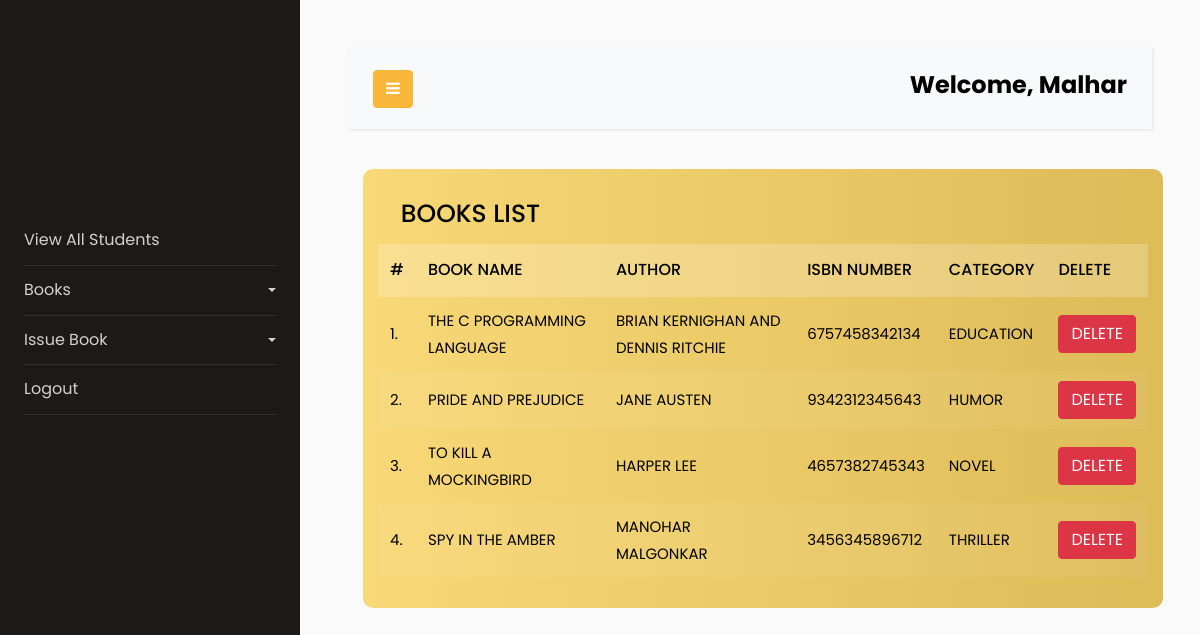
Page /view_books/ (signed in) on the committed database.
### library/models.py (models this page shows, shortened)
class Book(models.Model):
    name = models.CharField(max_length=200)
    author = models.CharField(max_length=200)
    isbn = models.PositiveIntegerField()
    category = models.CharField(max_length=50)

### library/views.py (the view)
# urls.py: path("view_books/", views.view_books, name="view_books"),
@login_required(login_url='/admin_login')
def view_books(request):
    books = Book.objects.all()
    return render(request, "view_books.html", {'books': books})

### library/templates/view_books.html
{% extends 'admin_navbar.html' %}
{% load static %}
{% block body %}
<div class="container" style="margin-left: -0%;">
    <div class="row">
        <div class="col-md-offset-1 col-md-10">
            <div class="panel" style="width: 125%;">
                <div class="panel-heading">
                    <div class="row">
                        <div class="col col-sm-3 col-xs-12">
                            <h4 class="title">Books List</h4>
                        </div>
                    </div>
                </div>
                <div class="panel-body table-responsive" style="font-size: medium;">
                    <table class="table">
                        <thead>
                            <tr>
                                <th>#</th>
                                <th>Book Name</th>
                                <th>Author</th>
                                <th>ISBN Number</th>
                                <th>Category</th>
                                <th>Delete</th>
                            </tr>
                        </thead>
                        <tbody>
                            {% for book in books %}
                            <tr>
                                <td>{{forloop.counter}}.</td>
                                <td>{{book.name}}</td>
                                <td>{{book.author}}</td>
                                <td>{{book.isbn}}</td>
                                <td>{{book.category}}</td>
                                <td><a href="/delete_book/{{book.id}}/" class="btn btn-danger"
                                        onclick="return confirm('Are you sure you want to delete this book?')">
                                        Delete</a>
                                </td>
                            </tr>
                            {% endfor %}
                        </tbody>
                    </table>
                </div>
            </div>
        </div>
    </div>
</div>
{% endblock %}

### library/templates/admin_navbar.html (shortened to what this page needs)
<!doctype html>
<html lang="en">
<head>
  {% load static %}
  <link href="https://cdn.jsdelivr.net/npm/bootstrap@5.1.0/dist/css/bootstrap.min.css" rel="stylesheet"
>
  <link rel="stylesheet" href="https://stackpath.bootstrapcdn.com/font-awesome/4.7.0/css/font-awesome.min.css">
  <link rel="stylesheet" href="https://stackpath.bootstrapcdn.com/font-awesome/4.7.0/css/font-awesome.min.css">
  <link rel="stylesheet" href="{% static 'css/style.css' %}">
  <link rel="stylesheet" href="{% static 'css/table.css' %}">
</head>
<body>
  <div class="wrapper d-flex align-items-stretch">
    <nav id="sidebar">
      <div class="p-4 pt-5">
        <a href="#pageSubmenu" class="img logo rounded-circle mb-5"
          style="background-image: url('https://lh3.google.com/u/1/ogw/ADea4I77NHWQRvNoGTC42imJ6QmRbEtYMRspQgk-Rgnu=s192-c-mo');"></a>
        <ul class="list-unstyled components mb-5">
          <li>
            <a href="/view_students/">View All Students</a>
          </li>
          <li>
            <a href="#homeSubmenu" data-toggle="collapse" aria-expanded="false" class="dropdown-toggle">Books</a>
          </li>
          <li>
            <a href="#pageSubmenu" data-toggle="collapse" aria-expanded="false" class="dropdown-toggle">Issue Book</a>
          </li>
          <li>
            <a href="/logout/">Logout</a>
          </li>
        </ul>
      </div>
    </nav>
    <div id="content" class="p-4 p-md-5">
      <nav class="navbar navbar-expand-lg navbar-light bg-light">
        <div class="container-fluid">
          <button type="button" id="sidebarCollapse" class="btn btn-primary">
            <i class="fa fa-bars"></i>
          </button>
          <p class="mb-2" style="font-weight: bolder; font-size: x-large; color: #000; text-transform: capitalize;">Welcome, {{request.user}}</p>
        </div>
      </nav>
      {% block body %}
      {% endblock %}
      </div>
</body>
</html>

### library/static/css/table.css (style rules this page uses)
.panel { background: linear-gradient(to right, #f8d877, #ddbb57); padding: 15px; border-radius: 10px; border: none; color: #000; }
.panel .panel-heading { padding: 10px 10px; border-radius: 10px 10px 0 0; margin: 0; }
.panel .panel-heading .title { color: black; text-align: center; font-size: 25px; font-weight: 500; text-transform: uppercase; line-height: 40px; margin: 0; }
.panel .panel-body { padding: 0; }
.panel .panel-body .table thead tr th { color: black; background-color: rgba(255, 255, 255, 0.2); font-size: 16px; font-weight: 500; text-transform: uppercase; padding: 12px; border: none; }
.panel .panel-body .table tbody tr td { color: black; font-size: 15px; padding: 10px 12px; vertical-align: middle; text-transform: uppercase; border: none; }
.panel .panel-body .table tbody tr:nth-child(even) { background-color: rgba(255,255,255,0.05); }

### rows in the picture
Book: name "THE C PROGRAMMING LANGUAGE", author "BRIAN KERNIGHAN AND DENNIS RITCHIE", isbn "6757458342134", category "EDUCATION"
Book: name "PRIDE AND PREJUDICE", author "JANE AUSTEN", isbn "9342312345643", category "HUMOR"
Book: name "TO KILL A MOCKINGBIRD", author "HARPER LEE", isbn "4657382745343", category "NOVEL"
Book: name "SPY IN THE AMBER", author "MANOHAR MALGONKAR", isbn "3456345896712", category "THRILLER"

### other values in the picture
{{ request.user }} "Malhar"
